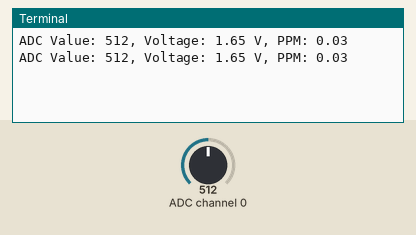
A program run on a simulated Raspberry Pi (BCM pin numbers). Shown: the last lines printed to the terminal. The inputs (shaded band) are chosen by the test bench; at power-on: ADC channel 0 = 512 (analog values on the 0–1023 scale).

Above: at 1.2 s.
1.3 s: ADC channel 0 set to 716
At 2.6 s:
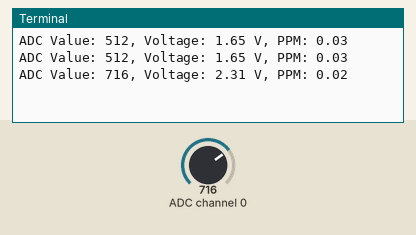
2.8 s: ADC channel 0 set to 900
At 3.8 s:
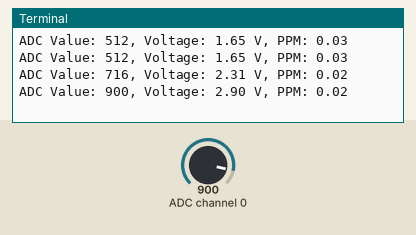
Timing chart, 0 to 5.8 s (numbered marks = the images above; inputs shaded):
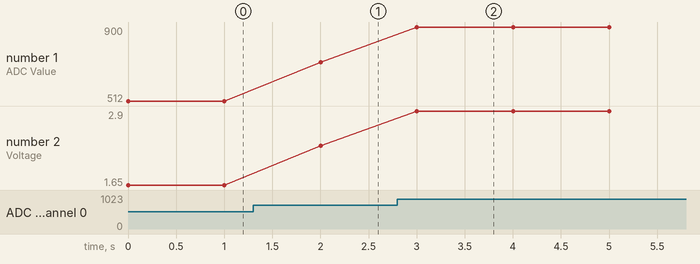

Measured:
- after the input at 1.3 s, the terminal: prints a new line after 0.70 s (image 1)
- after the input at 2.8 s, the terminal: prints a new line after 0.20 s (image 2)
- plotted number 1: 512 → 716 after the input at 1.3 s, 716 → 900 after the input at 2.8 s
- plotted number 2: 1.65 → 2.31 after the input at 1.3 s, 2.31 → 2.9 after the input at 2.8 s

The program:

mq136.py
```python
import spidev
import time
import math

# Initialize SPI
spi = spidev.SpiDev()
spi.open(0, 0)  # Open SPI bus 0, device 0
spi.max_speed_hz = 1350000

def read_adc(channel):
    """
    Reads data from the specified ADC channel (0-7).
    :param channel: ADC channel number (0-7)
    :return: 10-bit ADC value (0-1023)
    """
    if channel < 0 or channel > 7:
        raise ValueError("ADC channel must be between 0 and 7.")

    # MCP3008 SPI protocol
    command = [1, (8 + channel) << 4, 0]
    response = spi.xfer2(command)

    # Combine the response to get the 10-bit result
    adc_value = ((response[1] & 3) << 8) + response[2]
    return adc_value

def calculate_voltage(adc_value, v_ref=3.3):
    """
    Converts ADC value to voltage.
    :param adc_value: ADC value (0-1023)
    :param v_ref: Reference voltage for the ADC
    :return: Voltage corresponding to ADC value
    """
    return (adc_value / 1023.0) * v_ref

def calculate_ppm(voltage):
    """
    Converts voltage to gas concentration in PPM based on the sensor's formula.
    Modify constants based on MQ136 datasheet or calibration data.
    :param voltage: Output voltage from the sensor
    :return: Gas concentration in PPM
    """
    # Constants (a and b) from the sensor calibration curve
    a = 0.05  # Example value, replace with datasheet/calibrated value
    b = -0.85  # Example value, replace with datasheet/calibrated value

    # Avoid negative voltage or undefined PPM
    if voltage <= 0:
        return 0

    ppm = a * (voltage ** b)
    return ppm

def main():
    try:
        while True:
            # Read ADC value from channel 0
            adc_value = read_adc(0)

            # Convert ADC value to voltage
            voltage = calculate_voltage(adc_value)

            # Calculate PPM
            ppm = calculate_ppm(voltage)

            print(f"ADC Value: {adc_value}, Voltage: {voltage:.2f} V, PPM: {ppm:.2f}")

            # Add a delay for stability
            time.sleep(1)

    except KeyboardInterrupt:
        print("Exiting program.")
    finally:
        spi.close()

if __name__ == "__main__":
    main()
```
